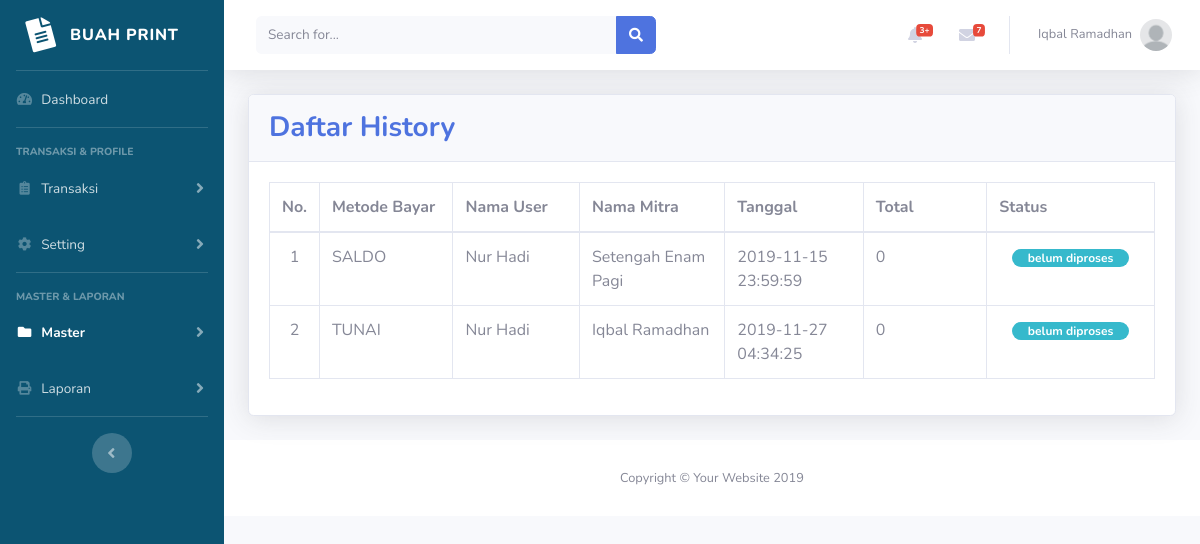
The page /admin/master_history.php (signed in) on the database as committed earlier.
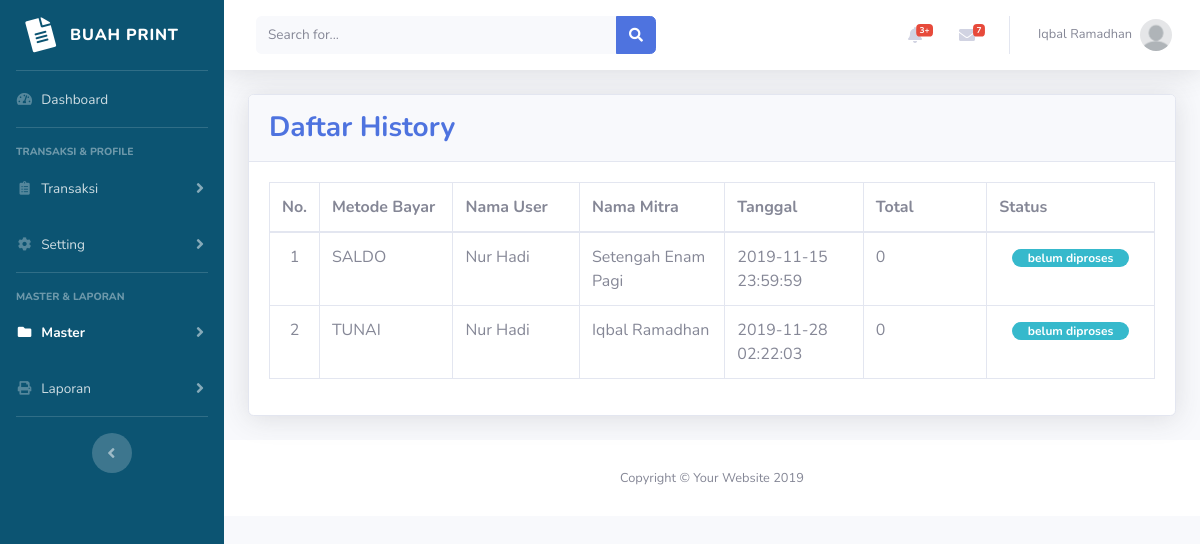
The same page on the database as committed later.
### tables this page shows
CREATE TABLE `transaksi` (
  `ID_TRANSAKSI` varchar(10) NOT NULL,
  `ID_METODE` varchar(10) NOT NULL,
  `ID_USER` char(10) NOT NULL,
  `ID_MITRA` char(10) DEFAULT NULL,
  `TGL_TRANSAKSI` datetime NOT NULL,
  `TOTAL_TRANSAKSI` int(11) NOT NULL,
  `STATUS_TRANSAKSI` int(11) NOT NULL
);

CREATE TABLE `metode_bayar` (
  `ID_METODE` varchar(10) NOT NULL,
  `NAMA_METODE` varchar(20) NOT NULL
);

CREATE TABLE `user` (
  `ID_USER` char(10) NOT NULL,
  `NAMA_USER` varchar(40) NOT NULL,
  `STATUS_USER` int(1) NOT NULL DEFAULT '1',
  `SALDO_USER` int(11) NOT NULL,
  `FOTO_IDENTITAS` varchar(200) DEFAULT NULL,
  `EMAIL_USER` varchar(100) NOT NULL,
  `NO_HP_USER` varchar(13) NOT NULL,
  `ALAMAT_USER` text NOT NULL,
  `USERNAME_USER` varchar(50) NOT NULL,
  `PASSWORD_USER` varchar(32) NOT NULL
);

CREATE TABLE `mitra` (
  `ID_MITRA` char(10) NOT NULL,
  `NAMA_MITRA` varchar(40) NOT NULL,
  `EMAIL_MITRA` varchar(100) NOT NULL,
  `NO_HP_MITRA` varchar(13) NOT NULL,
  `TELEPHONE_MITRA` varchar(13) NOT NULL,
  `ALAMAT_MITRA` text NOT NULL,
  `FOTO_PROFILE` varchar(200) NOT NULL,
  `COVER` varchar(200) NOT NULL,
  `STATUS_MITRA` int(11) NOT NULL,
  `SALDO_MITRA` int(11) NOT NULL,
  `LOCATION_MITRA` text,
  `USERNAME_MITRA` varchar(50) NOT NULL,
  `PASSWORD_MITRA` varchar(32) NOT NULL
);

### admin/master_history.php (the view, shortened to what this page needs)
<?php
include 'includes/config.php';
include 'includes/header.php';
$result = mysqli_query(
    $con,
    "SELECT transaksi.ID_TRANSAKSI,metode_bayar.NAMA_METODE,user.NAMA_USER,
    mitra.NAMA_MITRA, transaksi.TGL_TRANSAKSI, transaksi.TOTAL_TRANSAKSI,
    transaksi.STATUS_TRANSAKSI FROM transaksi,metode_bayar,user,mitra
    WHERE transaksi.ID_METODE = metode_bayar.ID_METODE
    AND transaksi.ID_USER = user.ID_USER
    AND transaksi.ID_MITRA = mitra.ID_MITRA"
);
?>
<div class="container-fluid">
    <div class="card shadow mb-4">
        <div class="card-header py-2">
            <h3 class="mt-2 font-weight-bold float-left text-primary">Daftar History</h3>
        </div>
        <div class="card-body">
            <div class="table-responsive">
                <table class="table table-bordered" id="dataTable" width="100%" cellspacing="0">
                    <thead>
                        <tr>
                            <th>No.</th>
                            <th>Metode Bayar</th>
                            <th>Nama User</th>
                            <th>Nama Mitra</th>
                            <th>Tanggal</th>
                            <th>Total</th>
                            <th>Status</th>
                        </tr>
                    </thead>
                    <tbody>
                        <?php $i = 0;
                        while ($data_transaksi = mysqli_fetch_assoc($result)) {
                            $nama_metode = $data_transaksi['NAMA_METODE'];
                            $nama_user = $data_transaksi['NAMA_USER'];
                            $nama_mitra = $data_transaksi['NAMA_MITRA'];
                            $tgl_transaksi = $data_transaksi['TGL_TRANSAKSI'];
                            $total_transaksi = $data_transaksi['TOTAL_TRANSAKSI'];
                            $status_transaksi = $data_transaksi['STATUS_TRANSAKSI'];
                            $i += 1;
                            ?>
                            <tr>
                                <td class="text-center" style="width:10px"><?= $i ?></td>
                                <td style="width:200px;"><?= $nama_metode ?></td>
                                <td style="width:200px;"><?= $nama_user ?></td>
                                <td style="width:200px;"><?= $nama_mitra ?></td>
                                <td style="width:200px;"><?= $tgl_transaksi ?></td>
                                <td style="width:200px;"><?= $total_transaksi ?></td>
                                <td style="width:200px;" class="text-center">
                                    <?php if ($status_transaksi == 0) {
                                            echo '<span class="badge badge-pill badge-info px-3">belum diproses</span>';
                                        } else if ($status_transaksi == 1) {
                                            echo '<span class="badge badge-pill badge-primary px-3">diproses</span>';
                                        } else {
                                            echo '<span class="badge badge-pill badge-success px-3">selesai</span>';
                                        } ?></td>
                            </tr>
                        <?php } ?>
                    </tbody>
                </table>
            </div>
        </div>
    </div>
</div>
<?php
require 'includes/footer.php';
?>

Rows that differ between the two databases and show on the page:
changed transaksi "TUNAI": TGL_TRANSAKSI "2019-11-27 04:34:25" → "2019-11-28 02:22:03"
